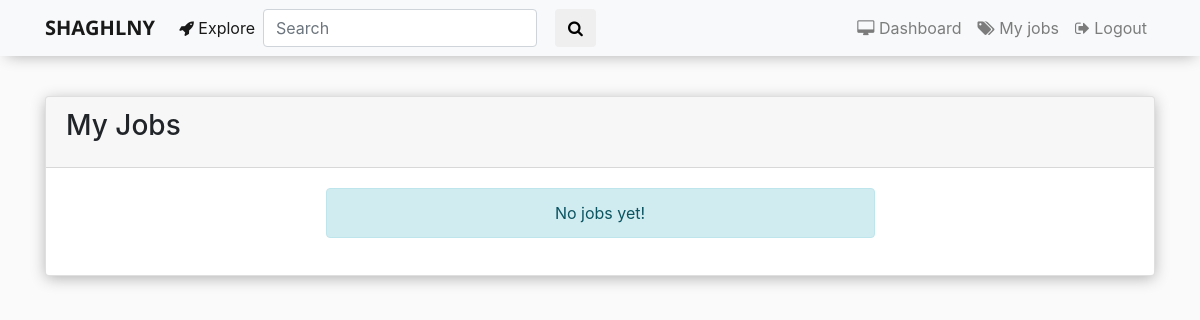
Before: /employer/myjobs/ (signed in) with the older database file.
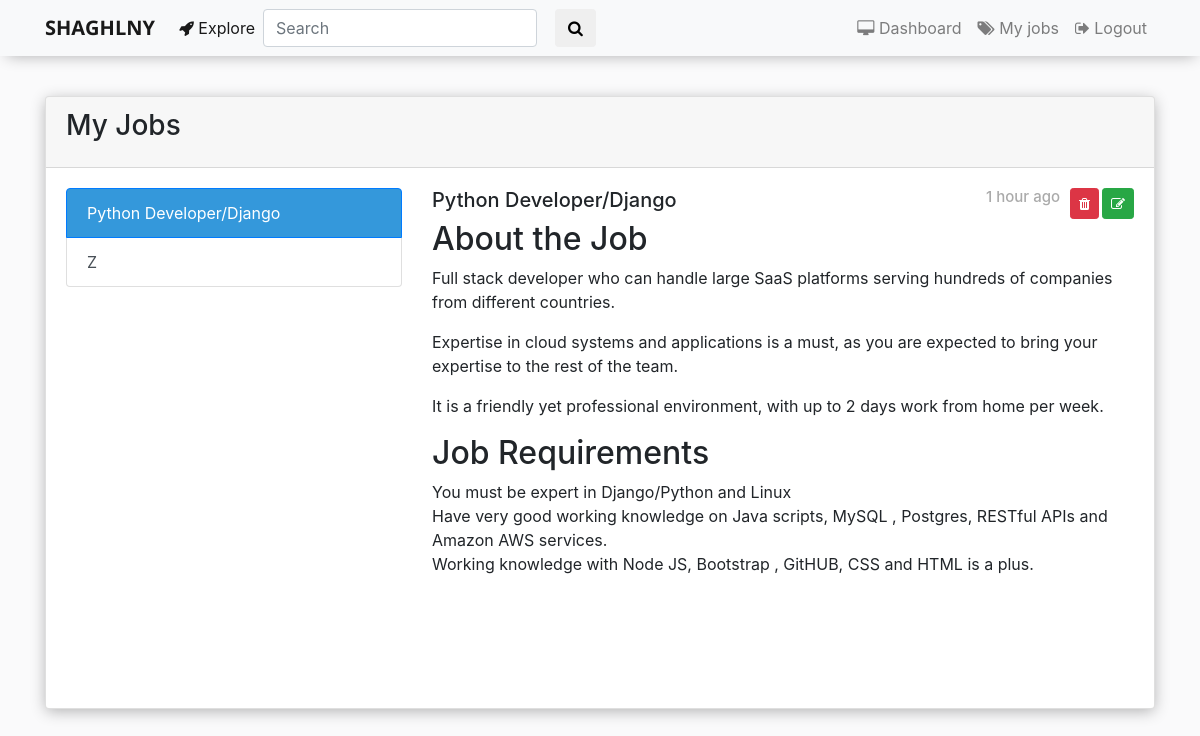
After: the same page with the newer database file.
### jobs/models.py (models this page shows, shortened)
class Job(models.Model):
    CAREER_LIVEL_CHOICES = (
        ('ENTRY', 'Freshman'),
        ('EXPERIENCE_NM', 'Experienced (Non-Manager)'),
        ('MANAGER', 'Manager'),
    )
    JOB_TYPE_CHOICES = (
        ('FULL', 'Full Time'),
        ('PART', 'Part Time'),
        ('REMOTE', 'Remotely'),
    )
    LANGUAGES_CHOICES = (
        ('ARABIC', 'Arabic'),
        ('ENGLISH', 'English'),
        ('FRENCH', 'French'),
    )
    slug = models.SlugField()
    title = models.CharField(max_length=140)
    company = models.ForeignKey(
        Company, on_delete=models.DO_NOTHING, related_name="jobs")
    description = models.TextField()
    requirements = models.TextField(blank=True, null=True)
    date = models.DateField(default=timezone.now)
    career_levele = models.CharField(
        choices=CAREER_LIVEL_CHOICES,
        default='ENTRY',
        max_length=150,
    )
    job_type = models.CharField(
        choices=JOB_TYPE_CHOICES,
        default='FULL',
        max_length=150,
    )
    languages = models.CharField(
        choices=LANGUAGES_CHOICES,
        default='FULL',
        max_length=150,
    )
    experience_needed = models.IntegerField(default=1)
    open_vacancies = models.IntegerField(default=1)

### company/views.py (the view)
# urls.py: path("myjobs/", CompanyJobs.as_view(), name="jobs"),
class CompanyJobs(ListView):
    model = Job
    context_object_name = 'company_jobs'
    template_name = 'company/company_jobs.html'
    def get_queryset(self):
        print(self.request.user.company)
        job = Job.objects.filter(company=self.request.user.company)
        return job

### accounts/models.py (called while the page is built)
    def __str__(self):
        return self.company_name

### company/Templates/company/company_jobs.html (shortened to what this page needs)
{% extends "base.html" %} {% load bootstrap3 %}
{% block main_container %}
<div class="card">
    <div class="card-header">
        <h3 class="card-title">My Jobs</h3>
    </div>
    <div class="card-body ">
        <div class="row  ">
            {% if not company_jobs %}
            <div class=" alert alert-info text-center col-6 offset-3">
                No jobs yet!
            </div>
            {% endif %}
            <div class="col-4">
                <div class="list-group  " id="list-tab" role="tablist">
                    {% for job in company_jobs %}
                    {% if forloop.first %}
                    <a class="list-group-item list-group-item-action active" id="list-{{job.id}}-list" data-toggle="list" href="#list-{{job.id}}"
                        role="tab" aria-controls="{{job.id}}">{{job.title|safe|title}}</a>
                    {% else %}
                    <a class="list-group-item list-group-item-action" id="list-{{job.id}}-list" data-toggle="list" href="#list-{{job.id}}" role="tab"
                        aria-controls="{{job.id}}">{{job.title|safe|title}}</a>
                    {% endif %} {% endfor %}
                </div>
            </div>
            <div class="col-8">
                <div class="tab-content" id="nav-tabContent">
                    {% for job in company_jobs %}
                    {% if forloop.first %}
                    <div class="tab-pane myjob-info fade show active" id="list-{{job.id}}" role="tabpanel" aria-labelledby="list-{{job.id}}-list">
                        <div class="job-control">
                            <a href="{% url 'company:update_job' pk=job.id %}" class="btn btn-success btn-sm pull-right">
                                <i class="fa fa-edit"></i>
                            </a>
                            <form action="{% url 'company:delete_job' pk=job.id %}" method="POST">
                                <button type="submit" class="btn btn-danger btn-sm pull-right">
                                    <i class="fa fa-trash"></i>
                                </button>
                            </form>
                        </div>
                        <div class="description">
                            <h5> {{job.title|safe|title}}
                                <span class="date pull-right">{{job.date|timesince}} ago</span>
                            </h5>
                            {{job.description|safe}} {{job.requirements|safe}}
                        </div>
                    </div>
                    {% endif %} {% endfor %}
                </div>
            </div>
        </div>
    </div>
</div>
{% endblock main_container %}

### Templates/base.html (shortened to what this page needs)
<!DOCTYPE html>
<html lang="en">
{%load static %}
<head>
    <link rel="stylesheet" href="https://stackpath.bootstrapcdn.com/bootstrap/4.1.3/css/bootstrap.min.css"
>
    <link href="https://stackpath.bootstrapcdn.com/font-awesome/4.7.0/css/font-awesome.min.css" rel="stylesheet"
>
    <link rel="stylesheet" href="{% static 'CSS/style.css' %}">
</head>
<body>
    <nav class="navbar navbar-expand-lg navbar-light bg-light">
        <div class="container">
            <a class="navbar-brand brand-title" href="{% url 'index' %}">SHAGHLNY</a>
            <div class="collapse navbar-collapse" id="navbarSupportedContent">
                <ul class="navbar-nav mr-auto">
                    <li class="nav-item active">
                        <a class="nav-link" href="{% url 'explore' %}">
                            <i class="fa fa-rocket"></i> Explore
                        </a>
                    </li>
                    <form class="form-inline my-2 my-lg-0">
                        <input class="form-control mr-sm-2" type="search" placeholder="Search" aria-label="Search">
                        <button class="btn  my-2 my-sm-0" type="submit">
                            <i class="fa fa-search"></i>
                        </button>
                    </form>
                </ul>
                <ul class="navbar-nav ">
                    {% if user.is_authenticated and user.is_company %}
                    <li class="nav-item">
                        <a class="nav-link" href="{% url 'company:dashboard' %}">
                            <i class="fa fa-desktop"></i> Dashboard</a>
                    </li>
                    <li class="nav-item">
                        <a class="nav-link" href="{% url 'company:jobs' %}">
                            <i class="fa fa-tags"></i> My jobs</a>
                    </li>
                    <li class="nav-item">
                        <a class="nav-link" href="{% url 'logout' %}">
                            <i class="fa fa-sign-out"></i> Logout</a>
                    </li>
                    {% endif %}
                </ul>
            </div>
        </div>
    </nav>
    <div class="container custom-cont">
        {% block main_container %} {% endblock main_container %}
    </div>
</body>
</html>

### Static/CSS/style.css (style rules this page uses)
* { margin: 0; padding: 0; }
body { background-color: #fafafb }
nav { -webkit-box-shadow: 1px 6px 15px -6px rgba(0, 0, 0, .3); box-shadow: 1px 6px 15px -6px rgba(0, 0, 0, .3); }
nav .btn { margin-left: 10px; }
.brand-title { color: rgba(3, 59, 212, 0.623); font-family: 'Open Sans', sans-serif; font-weight: bold; }
.custom-cont { margin-top: 40px; }
.card { -webkit-box-shadow: 0px 3px 15px -1px rgba(0, 0, 0, .3); box-shadow: 0px 3px 15px -1px rgba(0, 0, 0, .3); }
.date { color: #aaaaaa; font-size: 15px; }
.job-control>form button { margin-left: 10px; display: inline-block; margin-right: 3px; }
.list-group-item.active { background-color: #3498db }
.myjob-info { overflow: scroll; height: 500px; }

Changed rows visible on the page:
added Job: title "Python Developer/Django", date "1 hour", description "About the Job Full stack developer who can handle large SaaS platforms serving hundreds of companies from different countries. Expertise in cloud systems and applications is a must, as you are expected to bring your expertise to the rest of the team. It is a friendly yet professional environment, with up to 2 days work from home per week.", requirements "Job Requirements You must be expert in Django/Python and Linux Have very good working knowledge on Java scripts, MySQL , Postgres, RESTful APIs and Amazon AWS services. Working knowledge with Node JS, Bootstrap , GitHUB, CSS and HTML is a plus."
added Job: title "Z", shown under "My Jobs"
Other visible differences:
text no longer shown: "No jobs yet!"
